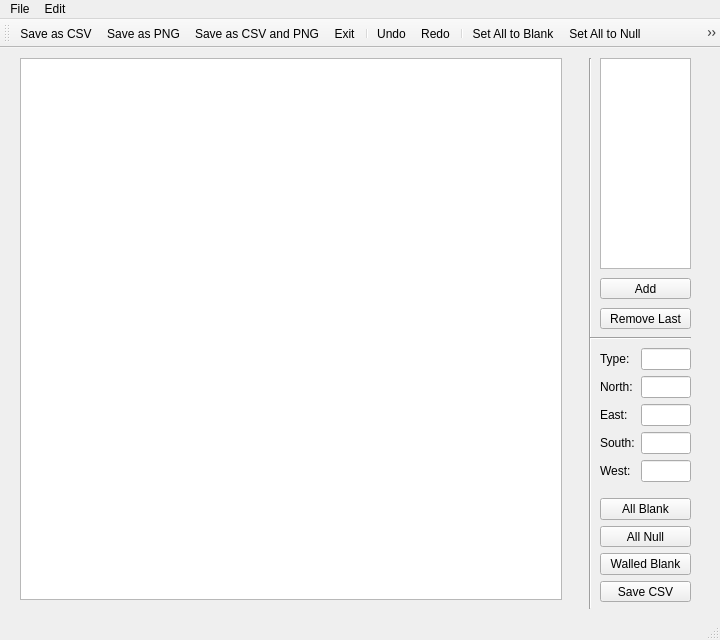
<?xml version="1.0" encoding="UTF-8"?>
<ui version="4.0">
 <class>MainWindow</class>
 <widget class="QMainWindow" name="MainWindow">
  <property name="geometry">
   <rect>
    <x>0</x>
    <y>0</y>
    <width>720</width>
    <height>640</height>
   </rect>
  </property>
  <property name="minimumSize">
   <size>
    <width>720</width>
    <height>640</height>
   </size>
  </property>
  <property name="maximumSize">
   <size>
    <width>720</width>
    <height>640</height>
   </size>
  </property>
  <property name="windowTitle">
   <string>MainWindow</string>
  </property>
  <widget class="QWidget" name="centralwidget">
   <widget class="QGraphicsView" name="tsView">
    <property name="geometry">
     <rect>
      <x>600</x>
      <y>10</y>
      <width>91</width>
      <height>211</height>
     </rect>
    </property>
   </widget>
   <widget class="QGraphicsView" name="editorView">
    <property name="geometry">
     <rect>
      <x>20</x>
      <y>10</y>
      <width>542</width>
      <height>542</height>
     </rect>
    </property>
    <property name="minimumSize">
     <size>
      <width>540</width>
      <height>540</height>
     </size>
    </property>
    <property name="maximumSize">
     <size>
      <width>542</width>
      <height>542</height>
     </size>
    </property>
    <property name="baseSize">
     <size>
      <width>540</width>
      <height>540</height>
     </size>
    </property>
    <property name="sceneRect">
     <rectf>
      <x>0.000000000000000</x>
      <y>0.000000000000000</y>
      <width>539.000000000000000</width>
      <height>539.000000000000000</height>
     </rectf>
    </property>
   </widget>
   <widget class="QWidget" name="formLayoutWidget">
    <property name="geometry">
     <rect>
      <x>600</x>
      <y>300</y>
      <width>91</width>
      <height>141</height>
     </rect>
    </property>
    <layout class="QFormLayout" name="formLayout">
     <item row="0" column="0">
      <widget class="QLabel" name="label">
       <property name="text">
        <string>Type:</string>
       </property>
      </widget>
     </item>
     <item row="0" column="1">
      <widget class="QLineEdit" name="sType">
       <property name="alignment">
        <set>Qt::AlignRight|Qt::AlignTrailing|Qt::AlignVCenter</set>
       </property>
       <property name="readOnly">
        <bool>true</bool>
       </property>
      </widget>
     </item>
     <item row="1" column="0">
      <widget class="QLabel" name="label_2">
       <property name="text">
        <string>North:</string>
       </property>
      </widget>
     </item>
     <item row="1" column="1">
      <widget class="QLineEdit" name="sNorth">
       <property name="alignment">
        <set>Qt::AlignRight|Qt::AlignTrailing|Qt::AlignVCenter</set>
       </property>
       <property name="readOnly">
        <bool>true</bool>
       </property>
      </widget>
     </item>
     <item row="2" column="0">
      <widget class="QLabel" name="label_3">
       <property name="text">
        <string>East:</string>
       </property>
      </widget>
     </item>
     <item row="2" column="1">
      <widget class="QLineEdit" name="sEast">
       <property name="alignment">
        <set>Qt::AlignRight|Qt::AlignTrailing|Qt::AlignVCenter</set>
       </property>
       <property name="readOnly">
        <bool>true</bool>
       </property>
      </widget>
     </item>
     <item row="3" column="0">
      <widget class="QLabel" name="label_4">
       <property name="text">
        <string>South:</string>
       </property>
      </widget>
     </item>
     <item row="3" column="1">
      <widget class="QLineEdit" name="sSouth">
       <property name="alignment">
        <set>Qt::AlignRight|Qt::AlignTrailing|Qt::AlignVCenter</set>
       </property>
       <property name="readOnly">
        <bool>true</bool>
       </property>
      </widget>
     </item>
     <item row="4" column="0">
      <widget class="QLabel" name="label_5">
       <property name="text">
        <string>West:</string>
       </property>
      </widget>
     </item>
     <item row="4" column="1">
      <widget class="QLineEdit" name="sWest">
       <property name="alignment">
        <set>Qt::AlignRight|Qt::AlignTrailing|Qt::AlignVCenter</set>
       </property>
       <property name="readOnly">
        <bool>true</bool>
       </property>
      </widget>
     </item>
    </layout>
   </widget>
   <widget class="QWidget" name="verticalLayoutWidget">
    <property name="geometry">
     <rect>
      <x>600</x>
      <y>450</y>
      <width>91</width>
      <height>104</height>
     </rect>
    </property>
    <layout class="QVBoxLayout" name="verticalLayout">
     <item>
      <widget class="QPushButton" name="pushBlank">
       <property name="text">
        <string>All Blank</string>
       </property>
      </widget>
     </item>
     <item>
      <widget class="QPushButton" name="pushNull">
       <property name="text">
        <string>All Null</string>
       </property>
      </widget>
     </item>
     <item>
      <widget class="QPushButton" name="pushWall">
       <property name="text">
        <string>Walled Blank</string>
       </property>
      </widget>
     </item>
     <item>
      <widget class="QPushButton" name="pushSaveCSV">
       <property name="text">
        <string>Save CSV</string>
       </property>
      </widget>
     </item>
    </layout>
   </widget>
   <widget class="Line" name="line">
    <property name="geometry">
     <rect>
      <x>580</x>
      <y>10</y>
      <width>20</width>
      <height>551</height>
     </rect>
    </property>
    <property name="orientation">
     <enum>Qt::Vertical</enum>
    </property>
   </widget>
   <widget class="Line" name="line_2">
    <property name="geometry">
     <rect>
      <x>590</x>
      <y>280</y>
      <width>101</width>
      <height>20</height>
     </rect>
    </property>
    <property name="orientation">
     <enum>Qt::Horizontal</enum>
    </property>
   </widget>
   <widget class="QPushButton" name="pushButton">
    <property name="geometry">
     <rect>
      <x>600</x>
      <y>230</y>
      <width>91</width>
      <height>21</height>
     </rect>
    </property>
    <property name="text">
     <string>Add</string>
    </property>
   </widget>
   <widget class="QPushButton" name="pushButton_2">
    <property name="geometry">
     <rect>
      <x>600</x>
      <y>260</y>
      <width>91</width>
      <height>21</height>
     </rect>
    </property>
    <property name="text">
     <string>Remove Last</string>
    </property>
   </widget>
  </widget>
  <widget class="QMenuBar" name="menubar">
   <property name="geometry">
    <rect>
     <x>0</x>
     <y>0</y>
     <width>720</width>
     <height>20</height>
    </rect>
   </property>
   <widget class="QMenu" name="menuFile">
    <property name="title">
     <string>File</string>
    </property>
    <addaction name="actionSave_as_CSV"/>
    <addaction name="actionSave_as_PNG"/>
    <addaction name="actionSave_as_CSV_and_PNG"/>
    <addaction name="separator"/>
    <addaction name="actionExit"/>
   </widget>
   <widget class="QMenu" name="menuEdit">
    <property name="title">
     <string>Edit</string>
    </property>
    <addaction name="actionAdd_Tile_to_Selection_Grid"/>
    <addaction name="actionRemove_Last_Tile_From_Selection_Grid"/>
    <addaction name="separator"/>
    <addaction name="actionSet_All_to_Blank"/>
    <addaction name="actionSet_All_to_Null"/>
    <addaction name="actionSet_to_Blank_with_Walls"/>
    <addaction name="separator"/>
    <addaction name="actionUndo"/>
    <addaction name="actionRedo"/>
   </widget>
   <addaction name="menuFile"/>
   <addaction name="menuEdit"/>
  </widget>
  <widget class="QStatusBar" name="statusbar"/>
  <widget class="QToolBar" name="toolBar">
   <property name="windowTitle">
    <string>toolBar</string>
   </property>
   <attribute name="toolBarArea">
    <enum>TopToolBarArea</enum>
   </attribute>
   <attribute name="toolBarBreak">
    <bool>false</bool>
   </attribute>
   <addaction name="actionSave_as_CSV"/>
   <addaction name="actionSave_as_PNG"/>
   <addaction name="actionSave_as_CSV_and_PNG"/>
   <addaction name="actionExit"/>
   <addaction name="separator"/>
   <addaction name="actionUndo"/>
   <addaction name="actionRedo"/>
   <addaction name="separator"/>
   <addaction name="actionSet_All_to_Blank"/>
   <addaction name="actionSet_All_to_Null"/>
   <addaction name="actionSet_to_Blank_with_Walls"/>
   <addaction name="separator"/>
   <addaction name="actionAdd_Tile_to_Selection_Grid"/>
   <addaction name="actionRemove_Last_Tile_From_Selection_Grid"/>
  </widget>
  <action name="actionSave_as_CSV">
   <property name="icon">
    <iconset resource="res.qrc">
     <normaloff>:/icons/icons/icon_save.png</normaloff>:/icons/icons/icon_save.png</iconset>
   </property>
   <property name="text">
    <string>Save as CSV</string>
   </property>
   <property name="shortcut">
    <string>Ctrl+S</string>
   </property>
  </action>
  <action name="actionExit">
   <property name="icon">
    <iconset resource="res.qrc">
     <normaloff>:/icons/icons/icon_exit.png</normaloff>:/icons/icons/icon_exit.png</iconset>
   </property>
   <property name="text">
    <string>Exit</string>
   </property>
  </action>
  <action name="actionSet_All_to_Blank">
   <property name="icon">
    <iconset resource="res.qrc">
     <normaloff>:/icons/icons/icon_blank.png</normaloff>:/icons/icons/icon_blank.png</iconset>
   </property>
   <property name="text">
    <string>Set All to Blank</string>
   </property>
  </action>
  <action name="actionSet_All_to_Null">
   <property name="icon">
    <iconset resource="res.qrc">
     <normaloff>:/icons/icons/icon_null.png</normaloff>:/icons/icons/icon_null.png</iconset>
   </property>
   <property name="text">
    <string>Set All to Null</string>
   </property>
  </action>
  <action name="actionSet_to_Blank_with_Walls">
   <property name="icon">
    <iconset resource="res.qrc">
     <normaloff>:/icons/icons/icon_walled.png</normaloff>:/icons/icons/icon_walled.png</iconset>
   </property>
   <property name="text">
    <string>Set to Blank with Walls</string>
   </property>
  </action>
  <action name="actionUndo">
   <property name="icon">
    <iconset resource="res.qrc">
     <normaloff>:/icons/icons/icon_undo.png</normaloff>:/icons/icons/icon_undo.png</iconset>
   </property>
   <property name="text">
    <string>Undo</string>
   </property>
   <property name="shortcut">
    <string>Ctrl+Z</string>
   </property>
  </action>
  <action name="actionRedo">
   <property name="icon">
    <iconset resource="res.qrc">
     <normaloff>:/icons/icons/icon_redo.png</normaloff>:/icons/icons/icon_redo.png</iconset>
   </property>
   <property name="text">
    <string>Redo</string>
   </property>
   <property name="shortcut">
    <string>Ctrl+Y</string>
   </property>
  </action>
  <action name="actionAdd_Tile_to_Selection_Grid">
   <property name="icon">
    <iconset resource="res.qrc">
     <normaloff>:/icons/icons/icon_tile_add.png</normaloff>:/icons/icons/icon_tile_add.png</iconset>
   </property>
   <property name="text">
    <string>Add Tile to Selection Grid</string>
   </property>
  </action>
  <action name="actionRemove_Last_Tile_From_Selection_Grid">
   <property name="icon">
    <iconset resource="res.qrc">
     <normaloff>:/icons/icons/icon_tile_remove.png</normaloff>:/icons/icons/icon_tile_remove.png</iconset>
   </property>
   <property name="text">
    <string>Remove Last Tile From Selection Grid</string>
   </property>
  </action>
  <action name="actionSave_as_PNG">
   <property name="icon">
    <iconset resource="res.qrc">
     <normaloff>:/icons/icons/icon_save_img.png</normaloff>:/icons/icons/icon_save_img.png</iconset>
   </property>
   <property name="text">
    <string>Save as PNG</string>
   </property>
   <property name="shortcut">
    <string>Ctrl+D</string>
   </property>
  </action>
  <action name="actionSave_as_CSV_and_PNG">
   <property name="icon">
    <iconset resource="res.qrc">
     <normaloff>:/icons/icons/icon_save_both.png</normaloff>:/icons/icons/icon_save_both.png</iconset>
   </property>
   <property name="text">
    <string>Save as CSV and PNG</string>
   </property>
   <property name="shortcut">
    <string>Ctrl+F</string>
   </property>
  </action>
 </widget>
 <resources>
  <include location="res.qrc"/>
 </resources>
 <connections/>
</ui>
